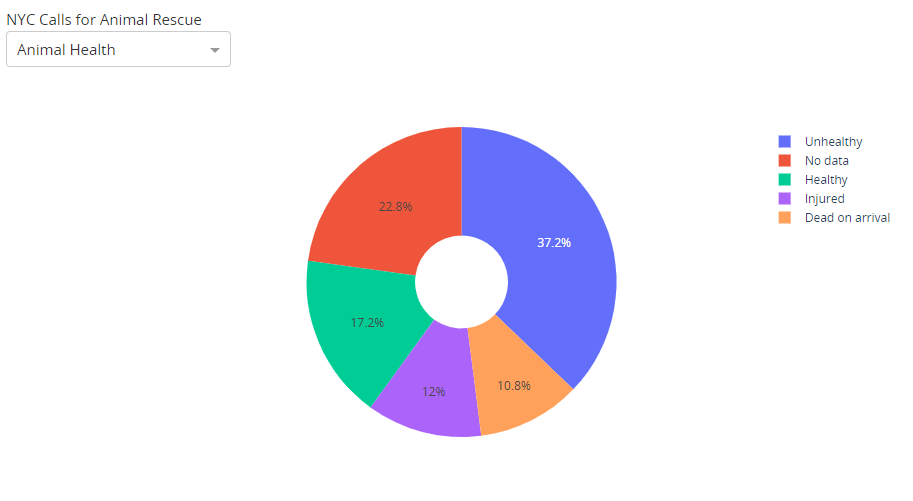

Generate this figure with Python:
import pandas as pd

import dash
import dash_core_components as dcc
import dash_html_components as html
from dash.dependencies import Input, Output
import plotly.express as px #(need to pip install plotly==4.4.1)

from pathlib import Path
filename = "~/projects/Dash-by-Plotly/Dataset/Urban_Park_Ranger_Animal_Condition_Response.csv.gz"
data_path = Path(filename)
df = pd.read_csv(data_path, compression='gzip')

# you need to include __name__ in your Dash constructor if
# you plan to use a custom CSS or JavaScript in your Dash apps
app = dash.Dash(__name__)

#---------------------------------------------------------------
app.layout = html.Div([
    html.Div([
        html.Label(['NYC Calls for Animal Rescue']),
        dcc.Dropdown(
            id='my_dropdown',
            options=[
                     {'label': 'Action Taken by Ranger', 'value': 'Final Ranger Action'},
                     {'label': 'Age', 'value': 'Age'},
                     {'label': 'Animal Health', 'value': 'Animal Condition'},
                     {'label': 'Borough', 'value': 'Borough'},
                     {'label': 'Species', 'value': 'Animal Class'},
                     {'label': 'Species Status', 'value': 'Species Status'}
            ],
            value='Animal Class',
            multi=False,
            clearable=False,
            style={"width": "50%"}
        ),
    ]),

    html.Div([
        dcc.Graph(id='the_graph')
    ]),

])

#---------------------------------------------------------------
@app.callback(
    Output(component_id='the_graph', component_property='figure'),
    [Input(component_id='my_dropdown', component_property='value')]
)

def update_graph(my_dropdown):
    dff = df

    piechart=px.pie(
            data_frame=dff,
            names=my_dropdown,
            hole=.3,
            )

    return (piechart)


if __name__ == '__main__':
    app.run_server(debug=True)
